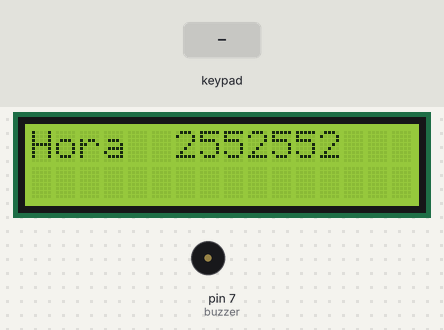
Simulated run of this sketch. Board: Arduino Mega 2560, built with avr-gcc and run on an emulated ATmega2560. Shown: 16×2 character LCD, buzzer (waves = sounding, pin HIGH). The test bench sets the inputs (shaded band). EEPROM starts erased; what the sketch prints to the serial monitor is not drawn.

Above: at 1.2 s.
1.3 s: key '*' pressed
At 1.7 s:
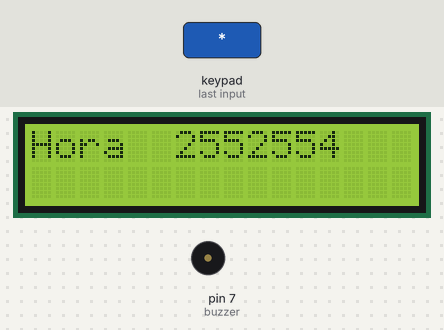
2.8 s: keypad keys 4 1 4 3 4 5 4 7 # pressed 0.4 s apart
7.9 s: key '+' pressed
9.4 s: keypad keys 1 3 9 7 2 2 2 2 pressed 0.4 s apart
At 10.5 s:
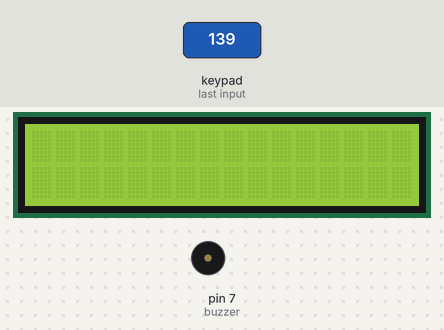
Timing chart, 0 to 12.4 s (numbered marks = the images above; inputs shaded):
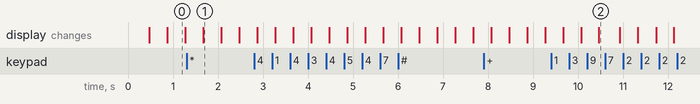

The sketch:

Laboratorio2_2B_Sistema_Domotico.ino
```cpp
/*
 * UNIVERSIDAD TECNICA DEL NORTE
 * Realizar el sistema domótico que tenga 3 sensores
 * ubicados en puertas y ventana. Debe guardar la hora
 * en la memoria EEPROM cuando suceda algún
 * inconveniente después que la casa sea asegurada.
 * Para ello, debe ingresar una contrasena de 5 digitos
 * (guardados en la EEPROM)que dará 25 segundos para
 * salir de la casa y que los sensores se activen.
 * Si la alarma se enciende, obligatoriamente debe
 * digitar la contraseña para apagarla. Además, debe
 * tener una función de poder cambiarla en caso de
 * necesitarlo. El ingreso de la misma puede ser
 * por teclado matricial o comunicación serial.
 * Toda la información del estado de la alarma se lo
    debe visualizar en una lcd.
 */

#include <TimerOne.h>
#include <LiquidCrystal.h>
#include <EEPROM.h>
#include <MsTimer2.h>
#include <Keypad.h>

LiquidCrystal lcd (13,12,11,10,9,8);//configurar pines LCD
const byte FILAS=4; //cuatro filas
const byte COLS=4; //cuatro columnas

char pass [5]={EEPROM.read(4),EEPROM.read(5),EEPROM.read(6),EEPROM.read(7),EEPROM.read(8)};
char passre [5];
char passca [5];
char teclado[FILAS][COLS]={
  {'7','2','9','A'},
  {'4','5','6','B'},
  {'1','2','3','C'},
  {'*','0','#','+'}
};
byte pinfilas[FILAS]={41,43,45,47};
byte pincolumnas[COLS]={31,33,35,37};

Keypad customKeypad = Keypad(makeKeymap(teclado),pinfilas,pincolumnas, FILAS, COLS);

Keypad customKeypad2 = Keypad(makeKeymap(teclado),pinfilas,pincolumnas, FILAS, COLS);
int segundos = 1;
int minutero=0;
int horero=0;
int contador=0;
int guar=0;
int p1;
int p2;
int vent;
int i=0;
int j=0;
int pres=0;
int buzzer=7;//pin buzzer

void setup() {
 //EEPROM.write(0,0);
 //EEPROM.write(1,1);

 //EEPROM.update(4,contra);
 Serial.begin (9600);
 lcd.begin(16,2);
  Timer1.initialize(1000000);
  minutero = EEPROM.read (0);
  horero = EEPROM.read (1);
  MsTimer2 :: set (400, reloj); // 1 segundo
  MsTimer2 :: start ();
pinMode(buzzer,OUTPUT);//configuracion pin buzzer
/*
EEPROM.update(4,1);
EEPROM.update(5,2);
EEPROM.update(6,3);
EEPROM.update(7,4);
EEPROM.update(8,6);
 */

Serial.println(EEPROM.read(4));
Serial.println(EEPROM.read(5));
Serial.println(EEPROM.read(6));
Serial.println(EEPROM.read(7));
Serial.println(EEPROM.read(8));


}

void loop() {
keyPress();
if(contador>5){
 p1=analogRead(A0)/1023;
 p2=analogRead(A1)/1023;
 vent=analogRead(A2)/1023;

  /*Serial.println(p1);
  Serial.println(p2);
  Serial.println(vent);
  */
  delay(500);

 if(p1==1||p2==1||vent==1){
  guar++;
  if(guar==2){
    delay(40);
    EEPROM.update(2,minutero);

    delay(40);
    EEPROM.update(3,horero);
    Serial.print("hora:");
    Serial.print(EEPROM.read(3));
    Serial.print("Minuto");
    Serial.println(EEPROM.read(2));
    }
    digitalWrite(buzzer,HIGH);//encender buzzer
    }
  }
}

void reloj (){
 lcd.clear();//limpiar LCD
  lcd.setCursor(0,0);//posicionar cursor
  lcd.print("Hora");//imprimir en LCD
  lcd.setCursor(8,0);//posicionar cursor
  lcd.print(":");//imprimir LCD
  lcd.setCursor(11,0);//posicionar cursor
  lcd.print(":");//imprimir en LCD
  lcd.setCursor(6,0);//posicionar cursor
  //lcd.print("0");////imprimir en LCD
  lcd.print(horero);
   lcd.setCursor(9,0);//posicionar cursor
  //lcd.print("0");////imprimir en LCD
  lcd.print(minutero);
   lcd.setCursor(12,0);//posicionar cursor
  //lcd.print("0");////imprimir en LCD
  lcd.print(segundos);

   if(segundos<59){
      segundos++;
    }
    else{
         if(minutero<59){
           minutero++;
           EEPROM.write(0,minutero);
           segundos=0;
          }
          else{
              if(horero<24){
                horero++;
                EEPROM.write(1,horero);
                minutero=0;
                }
                else{
                   horero=0;
                  }
            }
      }

//Serial.print(horero);
//Serial.print(":");
//Serial.print(minutero);
//Serial.print(":");
//Serial.println(segundos);
  }

void keyPress(){
  char customKey = customKeypad.getKey();
  switch (customKey){
    case '0'...'9':
    passre[i]=customKey;
    i++;

    EEPROM.update(10,passre[0]-48);
    EEPROM.update(11,passre[1]-48);
    EEPROM.update(12,passre[2]-48);
    EEPROM.update(13,passre[3]-48);
    EEPROM.update(14,passre[4]-48);

    Serial.print(customKey);
/*
    Serial.println(EEPROM.read(10));
    Serial.println(EEPROM.read(11));
    Serial.println(EEPROM.read(12));
    Serial.println(EEPROM.read(13));
    Serial.println(EEPROM.read(14));
    */
    pres=1;
    break;
    case '*':
    Serial.println("Validar");
    checkPassword();
    break;
    case '#':
    Serial.println("Apagar");
    Apagar();
    break;
    case '+':
    Serial.println("Change");
    //keyPress2();
    break;
     }
  }

void checkPassword(){
  if(pres==1){
  if (EEPROM.read(4)==EEPROM.read(10)&&
      EEPROM.read(5)==EEPROM.read(11)&&
      EEPROM.read(6)==EEPROM.read(12)&&
      EEPROM.read(7)==EEPROM.read(13)&&
      EEPROM.read(8)==EEPROM.read(14)){
    Serial.println("Alarma Activado");
    Timer1.attachInterrupt(conteo);
    }
  }
}
void Apagar(){
  Serial.println("Para Apagar digite contrasena");
  if(pres==1){
  if (EEPROM.read(4)==EEPROM.read(10)&&
      EEPROM.read(5)==EEPROM.read(11)&&
      EEPROM.read(6)==EEPROM.read(12)&&
      EEPROM.read(7)==EEPROM.read(13)&&
      EEPROM.read(8)==EEPROM.read(14)){
  Serial.println("Apagado");
  digitalWrite(buzzer,LOW);//apagar buzzer
  Timer1.stop();
  contador=0;

    }
    }
  }
void Change(){/*
    EEPROM.update(4,passca[0]-48);
    EEPROM.update(5,passca[1]-48);
    EEPROM.update(6,passca[2]-48);
    EEPROM.update(7,passca[3]-48);
    EEPROM.update(8,passca[4]-48);

    Serial.println(EEPROM.read(4));
    Serial.println(EEPROM.read(5));
    Serial.println(EEPROM.read(6));
    Serial.println(EEPROM.read(7));
    Serial.println(EEPROM.read(8));
  */
  }

  void conteo(){
    contador++;
    Serial.println(contador);
    }
```

Measured:
- after the input at 9.4 s, the display: first differs from a run without the input after 1.1 s (image 2)
- what the display in image 0 shows lasts 0.4 s, from 0.9 s to 1.3 s
